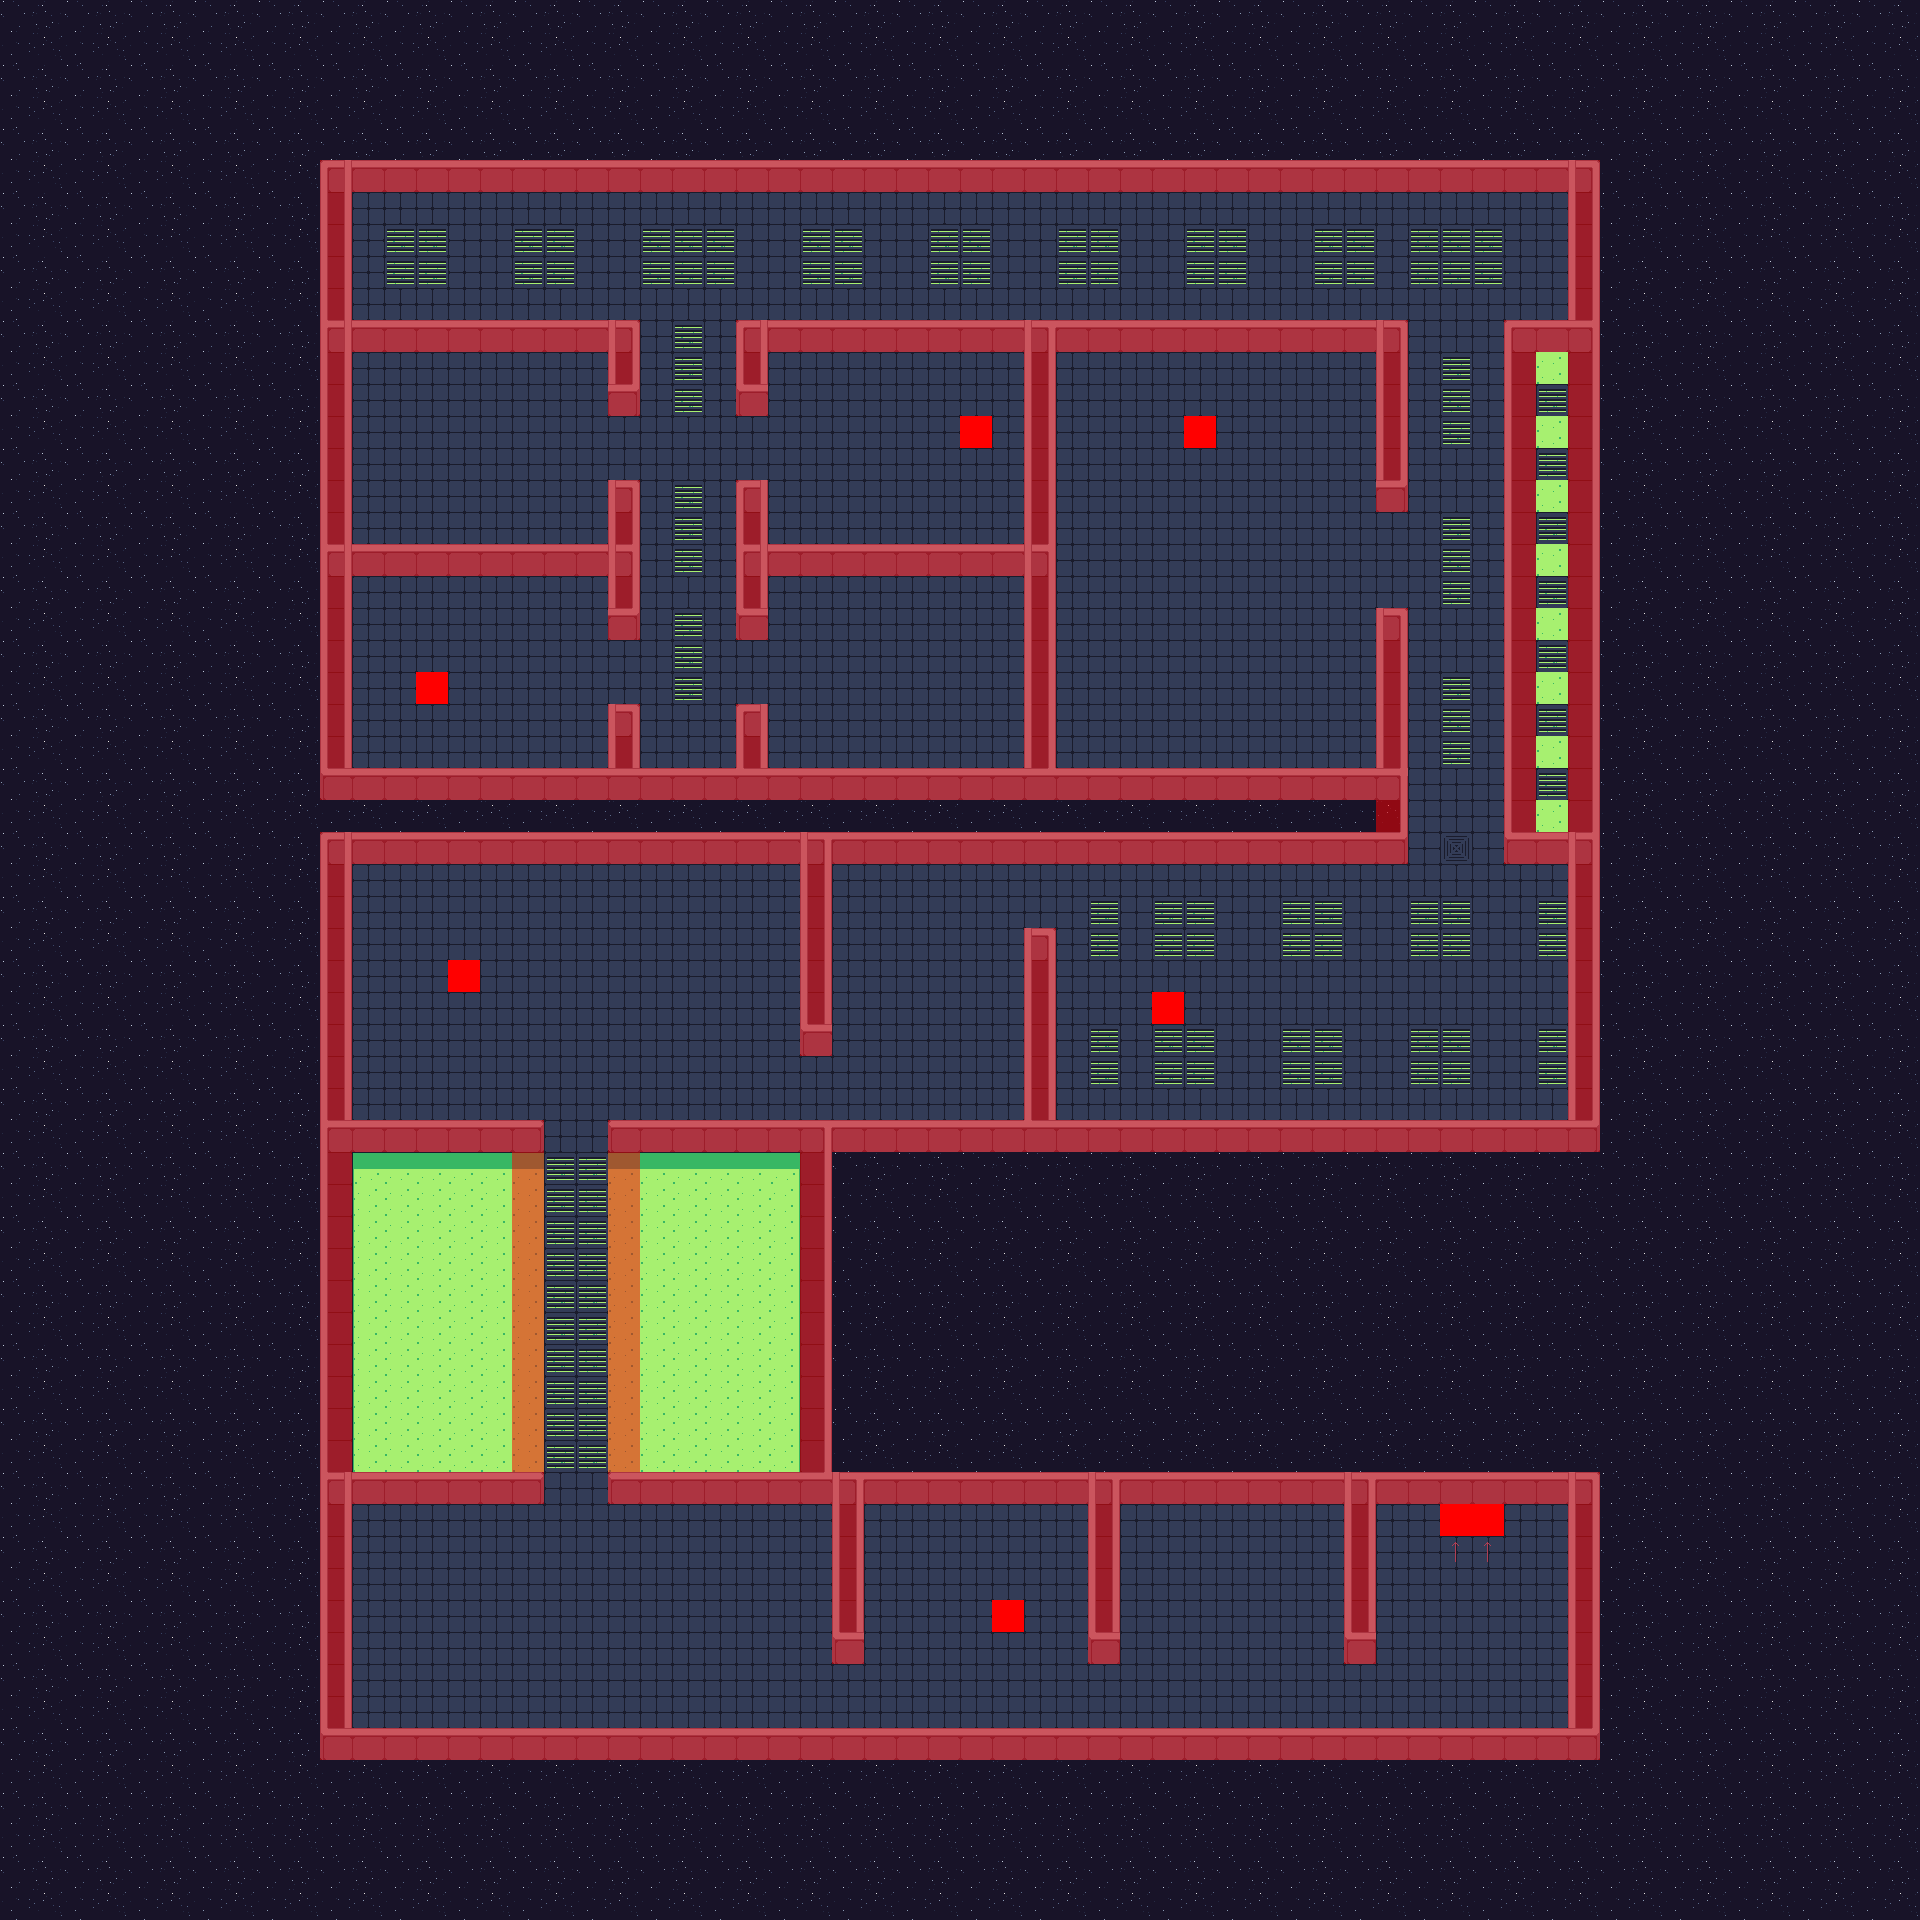

A level layout from a 2D game, rendered from its tile map. Below: a short description, then the map file with tile-grid data replaced by summaries:
An orthogonal 60x60 tile map with 32x32 px tiles, 8 tile layers (Background, Floor, Walls, Walls 2, ...), 1 hidden layer not drawn, 5 tilesets.

<map version="1.9" tiledversion="1.9.2" orientation="orthogonal" renderorder="right-down" width="60" height="60" tilewidth="32" tileheight="32" infinite="0" nextlayerid="15" nextobjectid="1">
 <tileset firstgid="1" source="tileset_1.tsx" />
 <tileset firstgid="852" source="tileset_2.tsx" />
 <tileset firstgid="852" source="tileset_3.tsx" />
 <tileset firstgid="888" source="tileset_4.tsx" />
 <tileset firstgid="888" source="tileset_5.tsx" />
 <group id="3" name="UI">
  <layer id="1" name="Background" width="60" height="60">
   <data>[3600 cells, 3600 non-empty, 4 distinct tile ids]</data>
  </layer>
  <layer id="4" name="Floor" width="60" height="60">
   <data>[3600 cells, 1726 non-empty, 11 distinct tile ids]</data>
  </layer>
  <layer id="5" name="Walls" width="60" height="60">
   <data>[3600 cells, 447 non-empty, 24 distinct tile ids]</data>
  </layer>
  <layer id="14" name="Walls 2" width="60" height="60">
   <data>[3600 cells, 131 non-empty, 7 distinct tile ids]</data>
  </layer>
  <layer id="8" name="Decor" width="60" height="60">
   <data>[3600 cells, 94 non-empty, 3 distinct tile ids]</data>
  </layer>
 </group>
 <group id="9" name="UX">
  <layer id="10" name="Collisions" width="60" height="60" opacity="0.52">
   <data>[3600 cells, 467 non-empty, 1 distinct tile ids]</data>
  </layer>
  <layer id="11" name="Player" width="60" height="60" visible="0">
   <data>[3600 cells, 1 non-empty, 1 distinct tile ids]</data>
  </layer>
  <layer id="12" name="Enemies" width="60" height="60">
   <data>[3600 cells, 6 non-empty, 1 distinct tile ids]</data>
  </layer>
  <layer id="13" name="Finish" width="60" height="60">
   <data>[3600 cells, 2 non-empty, 1 distinct tile ids]</data>
  </layer>
 </group>
</map>
